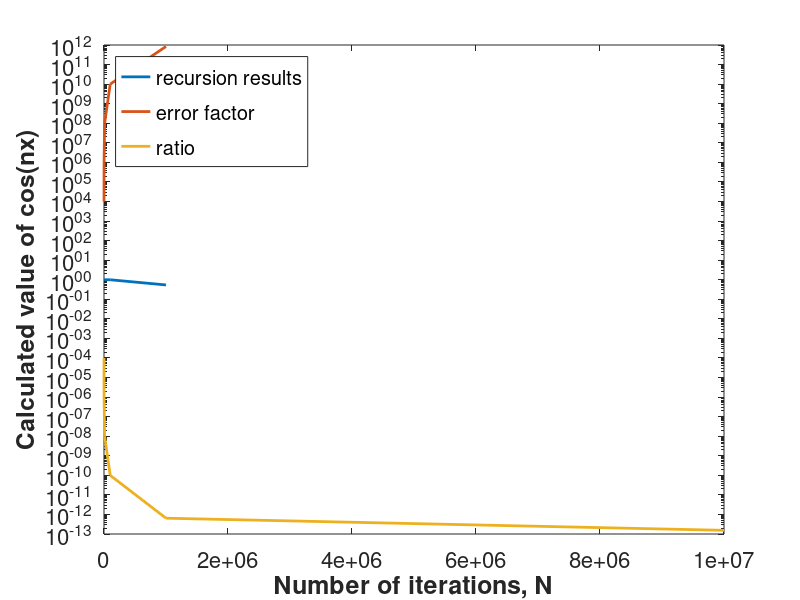

MATLAB code to generate this figure:
function [] = cos_recursion_stefan_assignment_1()

% A simple function that recursively calculates cos(N*x)
% and plots the result vs. N. It also plots the error factor
% Nsin(N*x)/sin(x) as well as the ratio between the two.

close all
clear all

% x is the starting value for the recursion.
% Values in N are the number of steps in the recursion.
% cos(N * x) is the final value (approximately) computed.

x = 1e-6;
N = 10.^[2:7];

% Define the iteration operator Mx, which takes us from the
% vector:
%
% [cos(M * x) ; cos((M-1) * x)]
%
% to the vector:
%
% [cos((M+1) * x) ; cos(M * x)]
%
% and which is based on the cosine recursion formula:
%
% cos((M+1) * x) = 2 * cos(x) * cos(M * x) - cos((M-1) * x)

Mx = [2 * cos(x) , -1 ; 1 , 0];

% Perform the calculation for each value n in N, then store
% the result in an array of length(N) called recursionResults

recursionResults = zeros(1,length(N));

% Store the error factor n * sin(n * x) / sin(x) for each n in N 

errorFactors = zeros(1,length(N));

k=1;
for n = N
    
    % Define a vector cx to iterate over; since we are not interested
    % in intermediate steps at the moment, save resources by making
    % it a two-vector with initial value:
    %
    % [cos(x) ; cos(0)] 
    %
    % and iterate N-1 times to get final value:
    %
    % [cos(N * x) ; cos((N-1) * x)]

    cx = [cos(x) ; 1];

    % Now, calculate the above result as Mx^(N-1).
    %
    % Since I am not sure how MATLAB implements matrix powers and want
    % to avoid any funny business that would ruin my precious epsilon
    % measurements, I will implement this matrix product with a loop.

    i=1;
    while i < n                    % i and M start at 1...
        cx = Mx * cx;              % ...iterate M by +1...
        i = i + 1;                 % ...iterate i by +1...
    end                            % ...i and M end at n
    
    recursionResults(k) = cx(1);   % put cos(n * x) in result vector
    errorFactors(k) = n * sin(n * x) / sin(x);
    k = k + 1;
    
end

% Calculate ratio between recursionResults and errorFactors.

ratios = recursionResults ./ errorFactors;

h = figure('DefaultLineLineWidth', 2,'DefaultLineMarkerSize',15,...
    'DefaultTextFontSize', 18,'DefaultTextFontWeight','bold',...
    'DefaultAxesFontSize', 16);
semilogy(N,recursionResults);
hold all;
semilogy(N,errorFactors);
hold all;
semilogy(N,ratios);

% Legend string

lg = {['recursion results'];['error factor'];['ratio']};

xlabel('Number of iterations, N','FontSize',18);
ylabel('Calculated value of cos(nx)');
legend(lg,'Location','NorthWest');
hold all;

print(h, '-dpdf', [ 'cos_recursion_stefan' '.pdf' ]);